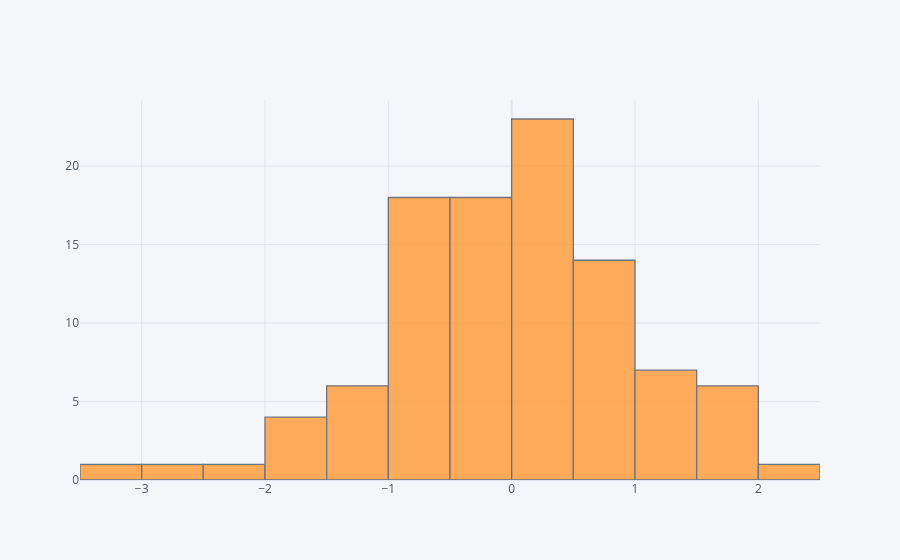

The notebook cell saved with this chart:
### Markdown cell above
## histogram

### Code cell
df['A'].iplot(kind='hist',bins=25)

### Figure 1 — Plotly figure (JSON) as saved in the notebook; plotly's stock layout.template omitted (floating-point values rounded to 4 significant figures)
{"data": [{"histfunc": "count", "histnorm": "", "marker": {"color": "rgba(255, 153, 51, 1.0)", "line": {"color": "#4D5663", "width": 1.3}}, "name": "A", "nbinsx": 25, "opacity": 0.8, "orientation": "v", "type": "histogram", "x": [-1.296, 0.2558, -1.203, 0.9325, 0.2316, 0.147, 0.1275, 1.915, 0.9781, 1.948, 0.2353, -0.4044, -3.05, 0.9141, -1.646, -0.5021, 1.477, -0.07125, 0.6412, -0.3702, 0.0842, -0.9877, -0.7765, 1.893, 0.4352, 0.725, -0.776, -1.075, -0.2553, 0.696, 0.463, -2.519, -0.6413, 1.059, 0.2089, 1.267, 0.699, -0.3411, -0.3714, -0.3881, -0.3037, 1.315, 0.08062, -1.157, 2.178, 0.8352, 0.3027, 0.9522, 0.4574, -1.873, 1.322, 1.248, 0.1986, 0.3022, -0.4775, -0.6195, 1.516, -0.4654, -1.052, 1.069, -0.6208, -0.6992, -0.2672, -0.03169, -0.5111, -0.2405, 0.6188, -0.9776, -0.5498, -1.318, -0.5211, 0.1835, -0.6524, 0.187, -0.436, 1.748, -0.3892, 0.6286, 1.679, 0.04251, -0.02849, -0.3392, 0.1411, -0.6941, 0.3845, -1.537, -0.9165, -0.5581, -2.42, -0.9803, -0.2437, 0.7551, 0.6778, -0.7082, 0.5976, -1.998, 0.3728, 0.1136, 0.3609, 0.1188]}], "layout": {"autosize": true, "barmode": "overlay", "legend": {"bgcolor": "#F5F6F9", "font": {"color": "#4D5663"}}, "paper_bgcolor": "#F5F6F9", "plot_bgcolor": "#F5F6F9", "title": {"font": {"color": "#4D5663"}}, "xaxis": {"autorange": true, "gridcolor": "#E1E5ED", "range": [-3.5, 2.5], "showgrid": true, "tickfont": {"color": "#4D5663"}, "title": {"font": {"color": "#4D5663"}, "text": ""}, "type": "linear", "zerolinecolor": "#E1E5ED"}, "yaxis": {"autorange": true, "gridcolor": "#E1E5ED", "range": [0, 24.21], "showgrid": true, "tickfont": {"color": "#4D5663"}, "title": {"font": {"color": "#4D5663"}, "text": ""}, "zerolinecolor": "#E1E5ED"}}}
